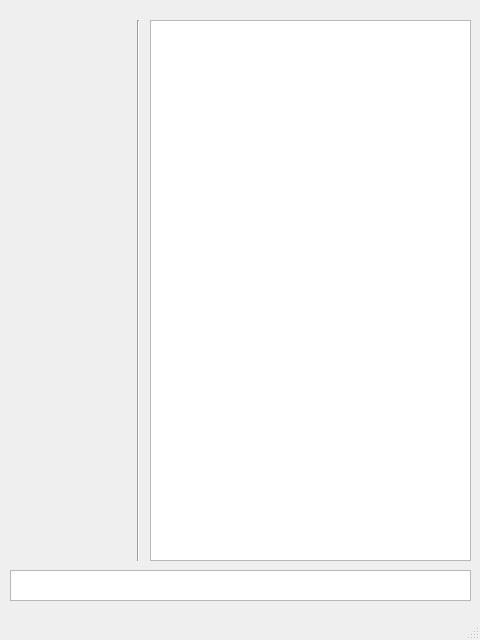
<?xml version="1.0" encoding="UTF-8"?>
<ui version="4.0">
 <class>MainWindow</class>
 <widget class="QMainWindow" name="MainWindow">
  <property name="geometry">
   <rect>
    <x>0</x>
    <y>0</y>
    <width>480</width>
    <height>640</height>
   </rect>
  </property>
  <property name="windowTitle">
   <string>MainWindow</string>
  </property>
  <widget class="QWidget" name="centralwidget">
   <widget class="QTextEdit" name="textEdit">
    <property name="geometry">
     <rect>
      <x>10</x>
      <y>570</y>
      <width>461</width>
      <height>31</height>
     </rect>
    </property>
   </widget>
   <widget class="QTextBrowser" name="textBrowser">
    <property name="geometry">
     <rect>
      <x>150</x>
      <y>20</y>
      <width>321</width>
      <height>541</height>
     </rect>
    </property>
   </widget>
   <widget class="Line" name="line">
    <property name="geometry">
     <rect>
      <x>130</x>
      <y>20</y>
      <width>16</width>
      <height>541</height>
     </rect>
    </property>
    <property name="orientation">
     <enum>Qt::Vertical</enum>
    </property>
   </widget>
  </widget>
  <widget class="QStatusBar" name="statusbar"/>
 </widget>
 <resources/>
 <connections/>
</ui>
